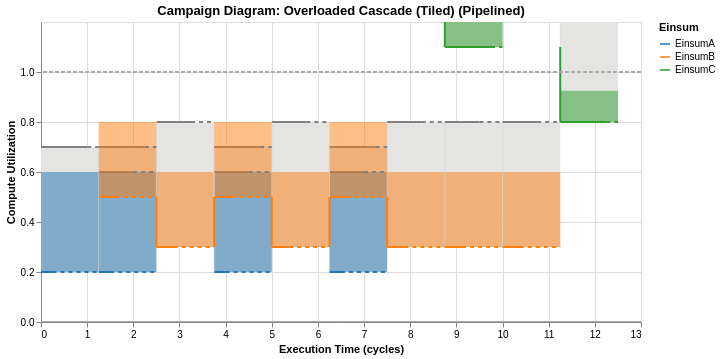
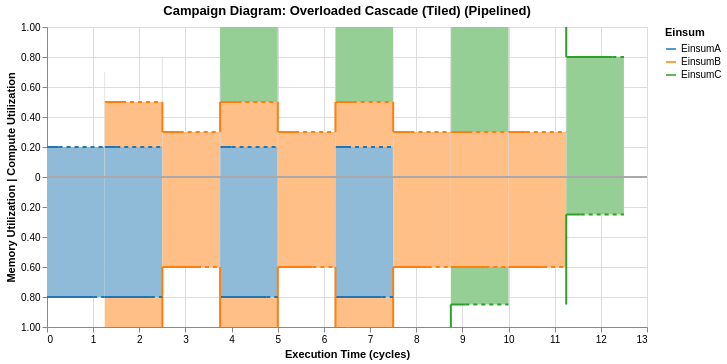

Source (notebook cell) for these figures, in order:
### Markdown cell above
#### 3-Stage Pipeline

### Code cell
pipelined_cascade = tiled_cascade.pipeline(3)

campaign_diagram = CampaignDiagram(pipelined_cascade)
campaign_diagram.draw().interactive().show()
campaign_diagram.draw(dual_mode=True).interactive()
